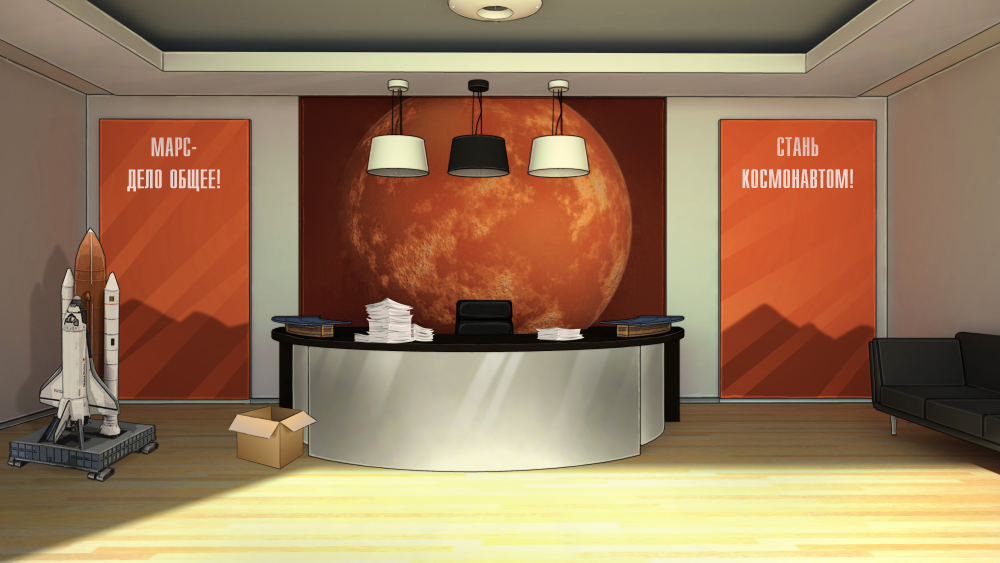
#> input picture assets/orig/full_lobby.jpg, 4000 x 2250 px (shown at 1/4 size); its folder holds only this picture in this run
$ python review_logo.py
#> lines starting #> are read from the running program, lines starting #| are printed output that depends on the picture
# -*- coding: utf-8 -*-
"""Лист старого логотипа/иконок/меню из assets/orig (2016)."""
import os, glob
from PIL import Image, ImageDraw, ImageFont

HERE = os.path.dirname(os.path.abspath(__file__))
OUT = os.path.join(HERE, "assets", "review")
os.makedirs(OUT, exist_ok=True)


def font(sz):
    p = "/usr/share/fonts/truetype/dejavu/DejaVuSans.ttf"
    return ImageFont.truetype(p, sz) if os.path.exists(p) else ImageFont.load_default()


def fit(im, box):
    im = im.convert("RGB")
    r = min(box[0] / im.width, box[1] / im.height)
    return im.resize((max(1, int(im.width * r)), max(1, int(im.height * r))), Image.LANCZOS)


items = []
for p in sorted(glob.glob(os.path.join(HERE, "assets", "orig", "*"))):
    if p.lower().endswith((".png", ".jpg", ".jpeg", ".gif")):
        items.append(os.path.relpath(p, HERE))

cell = (300, 300)
cols = 5
pad, top = 14, 44
rows = (len(items) + cols - 1) // cols
W = pad + cols * (cell[0] + pad)
H = top + rows * (cell[1] + pad + 24) + pad
cv = Image.new("RGB", (W, H), (18, 20, 26))
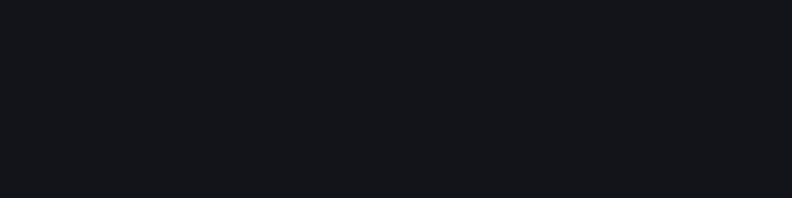
#> cv: PIL image 1584x396 RGB (shown at 1/2 size); mean R, G, B 18, 20, 26
d = ImageDraw.Draw(cv)
d.text((pad, 12), "assets/orig — старый логотип/меню/иконки (2016)", fill=(240, 240, 245), font=font(20))
for i, rel in enumerate(items):
    c, r = i % cols, i // cols
    x = pad + c * (cell[0] + pad)
    y = top + r * (cell[1] + pad + 24)
    d.rectangle([x, y, x + cell[0], y + cell[1]], fill=(38, 40, 48))
    im = fit(Image.open(os.path.join(HERE, rel)), cell)
#> in fit, im is the input picture: PIL image 4000x2250 RGB; mean R, G, B 151.9, 120.9, 91.5
#> in fit, `return im.resize((max(1, int(im.width * r)), max(1, int(im.height * r)..`:
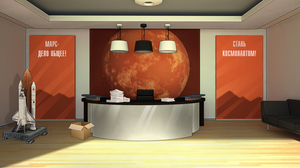
#> returned value: PIL image 300x168 RGB; mean R, G, B 151.9, 120.9, 91.5
    cv.paste(im, (x + (cell[0] - im.width) // 2, y + (cell[1] - im.height) // 2))
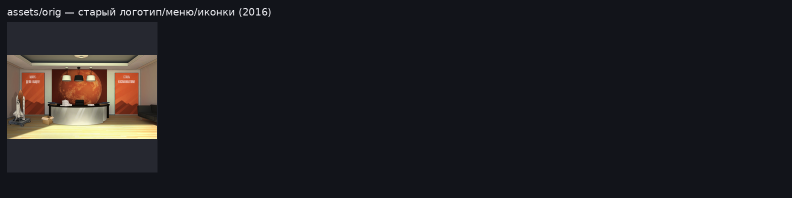
#> cv: PIL image 1584x396 RGB (shown at 1/2 size); mean R, G, B 30.8, 30.1, 33.4
    d.text((x, y + cell[1] + 4), os.path.basename(rel), fill=(210, 214, 222), font=font(13))

o = os.path.join(OUT, "review_07_logo.png")
cv.save(o)
print("saved", o, cv.size)
#| saved assets/review/review_07_logo.png (1584, 396)

$ run again, on assets/orig/lines.png
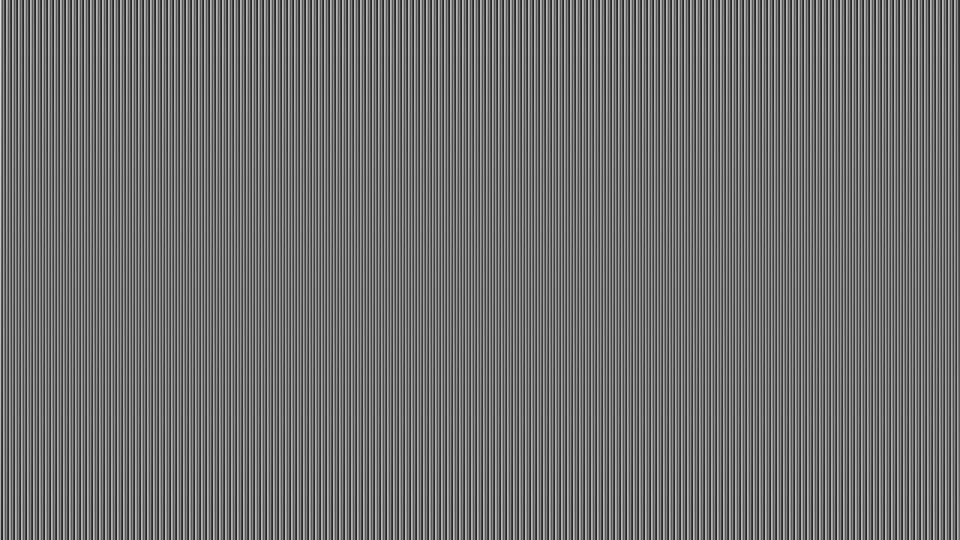
#> input picture assets/orig/lines.png, 1920 x 1080 px (shown at 1/2 size)
#> in fit, `return im.resize((max(1, int(im.width * r)), max(1, int(im.height * r)..`:
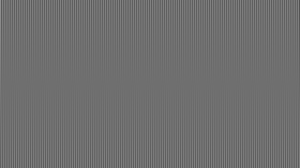
#> returned value: PIL image 300x168 RGB; min 81, max 145, mean 111
#> `cv.paste(im, (x + (cell[0] - im.width) // 2, y + (cell[1] - im.height)..`:
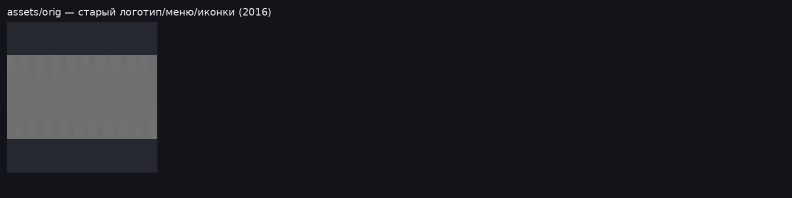
#> cv: PIL image 1584x396 RGB (shown at 1/2 size); mean R, G, B 27.5, 29.4, 35
#| saved assets/review/review_07_logo.png (1584, 396)

$ run again, on assets/orig/ground.jpg
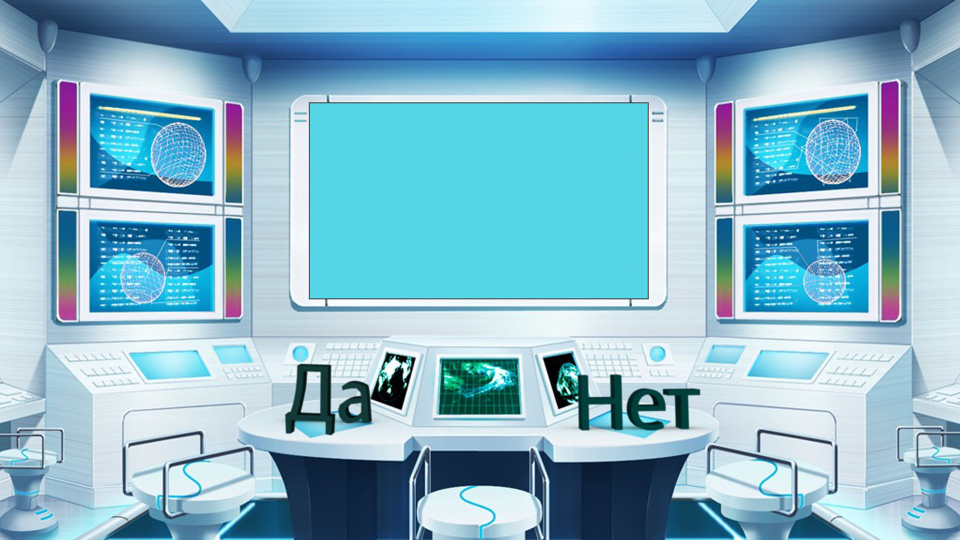
#> input picture assets/orig/ground.jpg, 1920 x 1080 px (shown at 1/2 size)
#> in fit, im is the input picture: PIL image 1920x1080 RGB; mean R, G, B 135.8, 182.7, 201.2
#> in fit, `return im.resize((max(1, int(im.width * r)), max(1, int(im.height * r)..`:
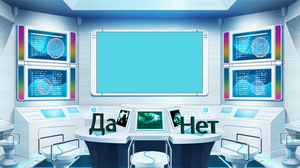
#> returned value: PIL image 300x168 RGB; mean R, G, B 135.8, 182.6, 201.2
#> `cv.paste(im, (x + (cell[0] - im.width) // 2, y + (cell[1] - im.height)..`:
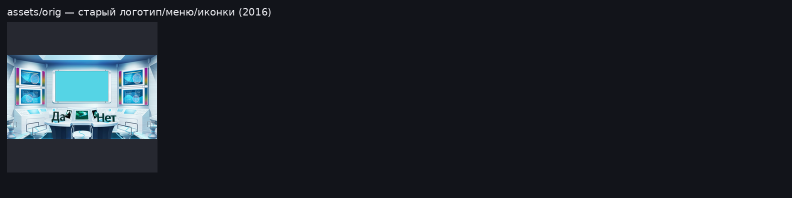
#> cv: PIL image 1584x396 RGB (shown at 1/2 size); mean R, G, B 29.5, 35.1, 42.2
#| saved assets/review/review_07_logo.png (1584, 396)
